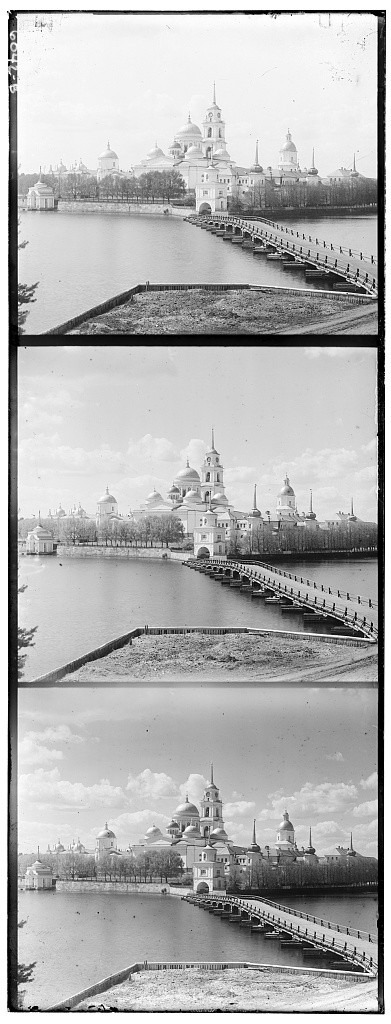
#> input picture src/HW1/ProjectData/original_images/monastery.jpg, 391 x 1024 px, found by its file name
$ python extra_functions_pls_ignore.py
#> lines starting #> are read from the running program, lines starting #| are printed output that depends on the picture; after the words box and inside, x2 and y2 are one past the last pixel; in counts of white or black regions, pixels touching at a corner belong together
#> further down, img is the input picture: shape (1024, 391); min 0, max 255, mean 177.7
import cv2
import numpy as np
import sys

#removes border, accepts noise
def remove_border(img, minimum=253, kernel_size=5):
    mask = img < minimum
    formatted_mask = mask.astype(np.float32) * 255 #opencv needs unit8 TT
    kernel = np.ones((kernel_size, kernel_size), np.float32)
    mask_clean = cv2.erode(formatted_mask, kernel, iterations=1)

    coords = np.array(np.nonzero(mask_clean))
    print(coords.min(axis=1))
    print(coords[:6])
    y0, x0 = coords.min(axis=1)
    y1, x1 = coords.max(axis=1) + 1
    img[:y0, :] = 0
    img[y1:, :] = 0
    img[:, :x0] = 0
    img[:, x1:] = 0

    return img

def remove_border(img, minimum=5, maximum=250, kernel_size=5):
    # Create mask of pixels to remove (outside thresholds)
#> called with minimum = 5, maximum = 250, kernel_size = 5
    mask = (img < minimum) | (img > maximum)
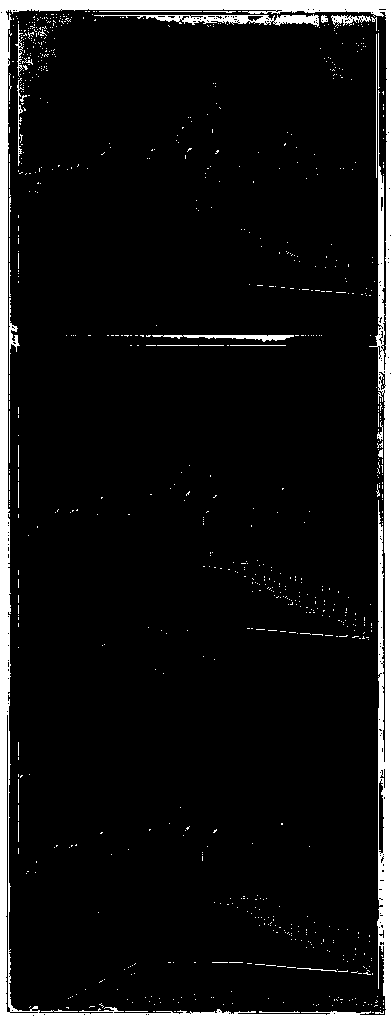
#> mask: shape (1024, 391) bool; 8% white; 851 white regions (814 under 20 px), largest, box (x1, y1, x2, y2) and area: (0, 0, 391, 1024) 26741, (94, 14, 319, 27) 1162, (152, 335, 294, 342) 468
    mask = mask.astype(np.uint8) * 255  # OpenCV needs uint8

    # Clean the mask with erosion
    kernel = np.ones((kernel_size, kernel_size), np.uint8)
    mask_clean = cv2.erode(mask, kernel, iterations=1)
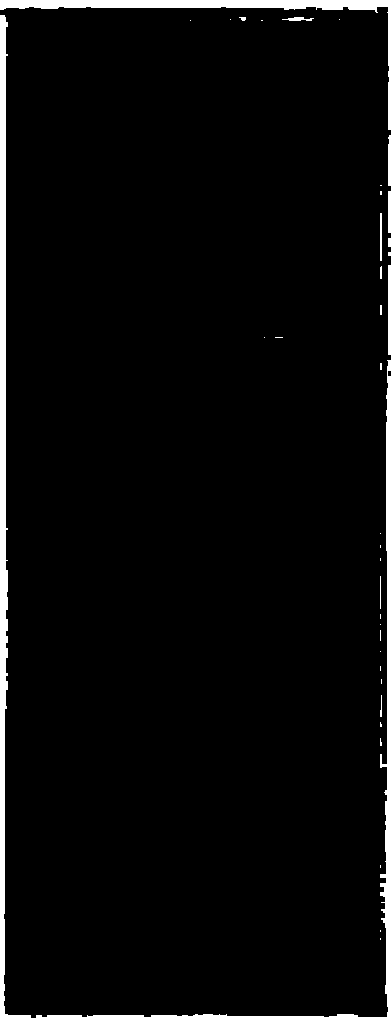
#> mask_clean: shape (1024, 391); 4.2% white; 37 white regions (24 under 20 px), largest, box (x1, y1, x2, y2) and area: (0, 15, 391, 1024) 12337, (0, 0, 391, 130) 3607, (388, 265, 391, 355) 270

    # Remove the border pixels (set them to 0)
    img[mask_clean > 0] = 0
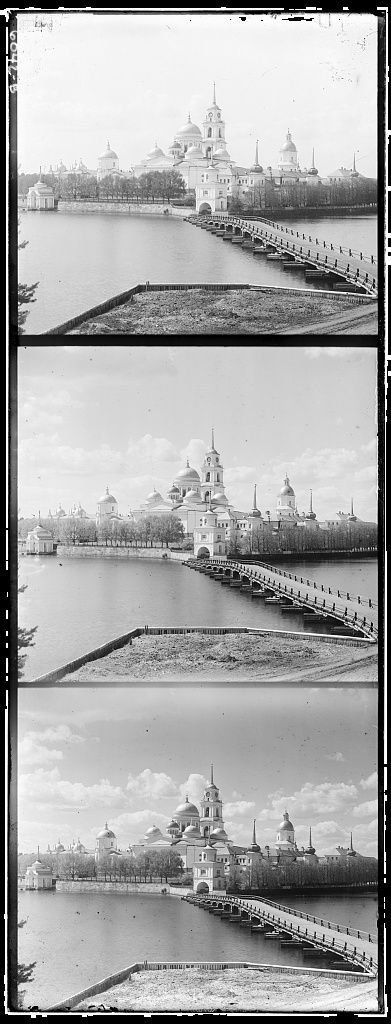
#> img: shape (1024, 391); 4.18% of pixels changed, all inside (x1, y1, x2, y2) = (0, 0, 391, 1024)

    return img


img = cv2.imread('CS180\src\HW1\cs180 proj1 data\original_images\monastery.jpg', cv2.IMREAD_GRAYSCALE)

if img is None:
    sys.exit("Could not read the image.")

img = remove_border(img)

cv2.imshow("Display window", img)
key = cv2.waitKey(0)
#> (key Esc is pressed here)

$ run again, with src/HW1/ProjectData/original_images/cathedral.jpg copied over src/HW1/ProjectData/original_images/monastery.jpg
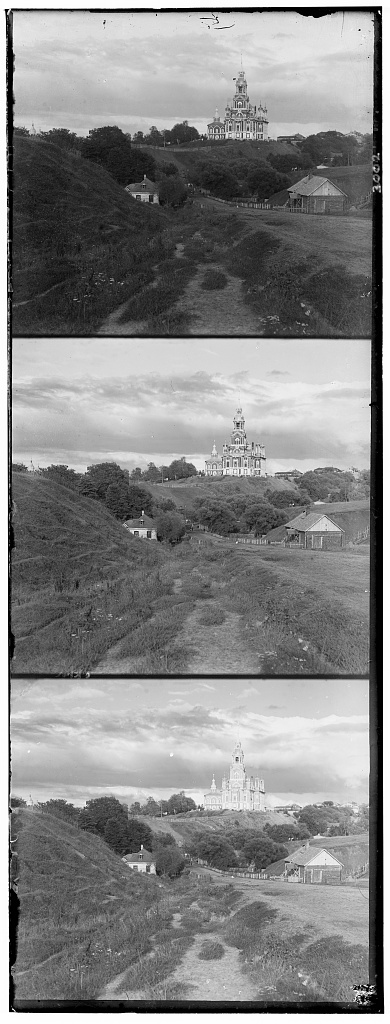
#> input picture src/HW1/ProjectData/original_images/cathedral.jpg, 390 x 1024 px, found by its file name
#> img is the input picture: shape (1024, 390); min 0, max 255, mean 133.7
#> in remove_border, `mask = (img < minimum) | (img > maximum)`:
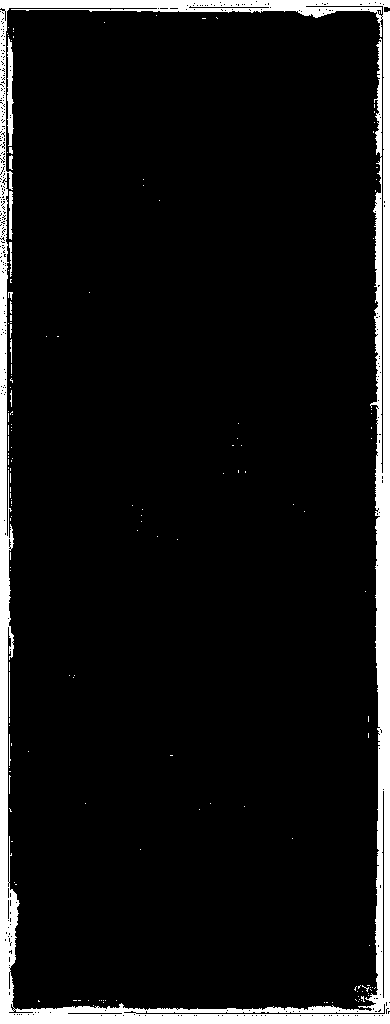
#> mask: shape (1024, 390) bool; 8% white; 154 white regions (140 under 20 px), largest, box (x1, y1, x2, y2) and area: (0, 0, 390, 1024) 30504, (7, 37, 14, 146) 476, (9, 191, 13, 240) 151
#> mask_clean: shape (1024, 390); 4.1% white; 54 white regions (38 under 20 px), largest, box (x1, y1, x2, y2) and area: (0, 396, 390, 1024) 6721, (378, 14, 390, 1000) 6547, (0, 0, 218, 10) 1216
#> in remove_border, `img[mask_clean > 0] = 0`:
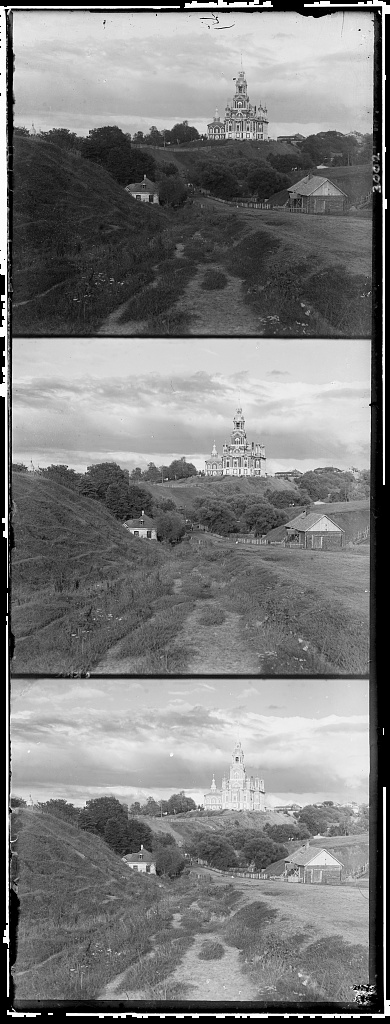
#> img: shape (1024, 390); 3.83% of pixels changed, all inside (x1, y1, x2, y2) = (0, 0, 390, 1024)

$ run again, with src/HW1/ProjectData/original_images/tobolsk.jpg copied over src/HW1/ProjectData/original_images/monastery.jpg
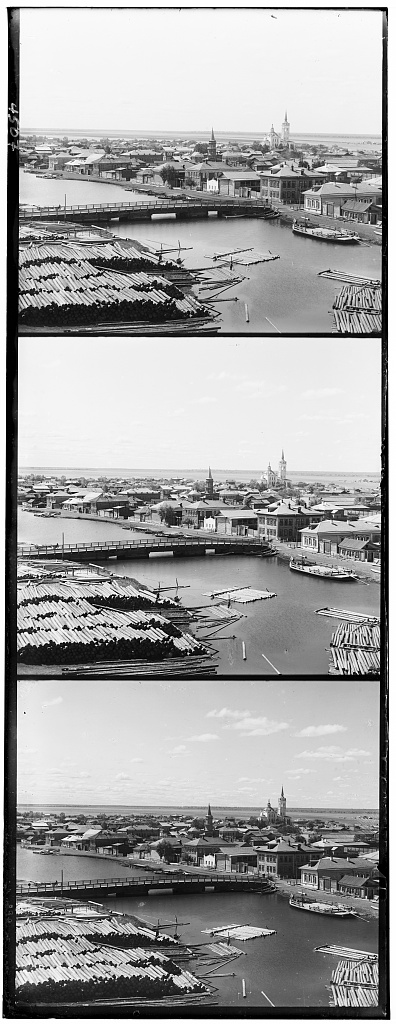
#> input picture src/HW1/ProjectData/original_images/tobolsk.jpg, 396 x 1024 px, found by its file name
#> img is the input picture: shape (1024, 396); min 0, max 255, mean 161
#> in remove_border, `mask = (img < minimum) | (img > maximum)`:
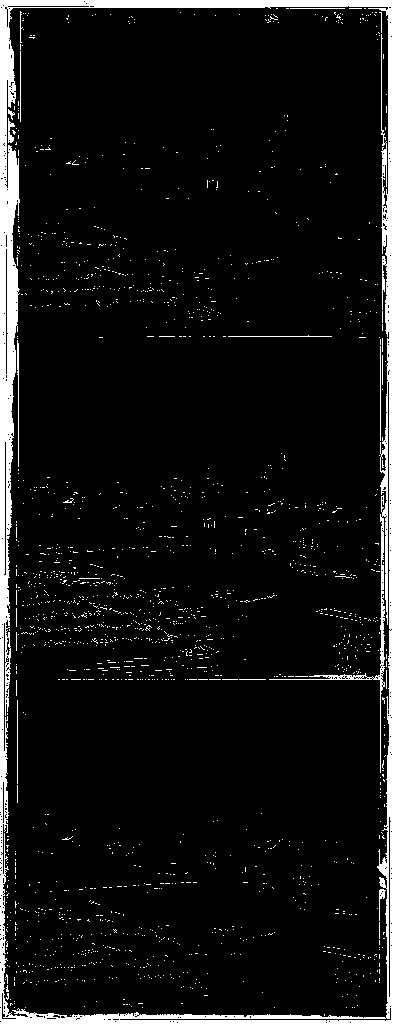
#> mask: shape (1024, 396) bool; 7.7% white; 1836 white regions (1820 under 20 px), largest, box (x1, y1, x2, y2) and area: (0, 0, 396, 1024) 26454, (17, 340, 19, 467) 157, (228, 335, 332, 337) 105
#> mask_clean: shape (1024, 396); 3.1% white; 38 white regions (25 under 20 px), largest, box (x1, y1, x2, y2) and area: (87, 0, 396, 1024) 6863, (0, 243, 16, 536) 1936, (0, 10, 12, 176) 939
#> in remove_border, `img[mask_clean > 0] = 0`:
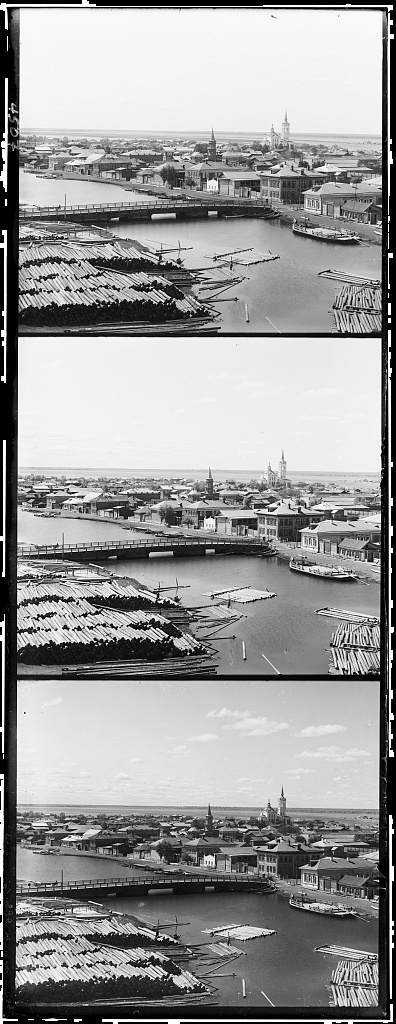
#> img: shape (1024, 396); 2.95% of pixels changed, all inside (x1, y1, x2, y2) = (0, 0, 396, 1024)
